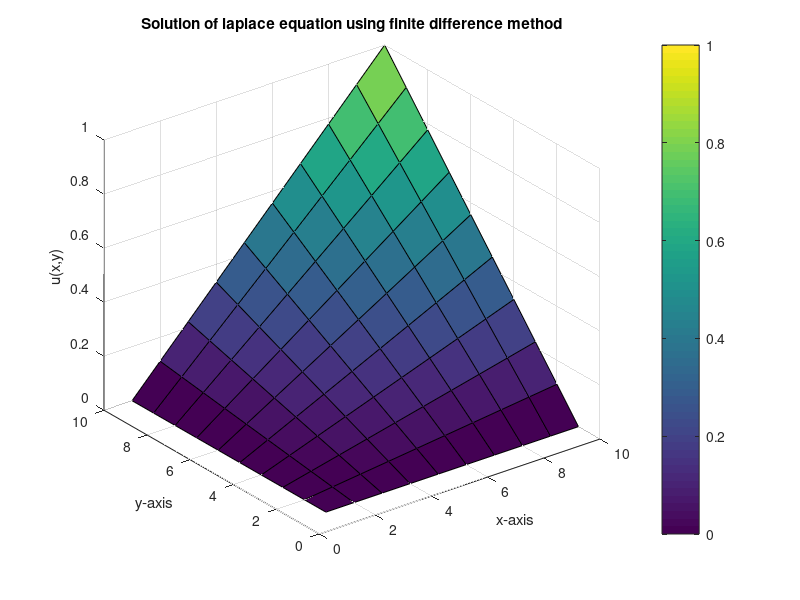
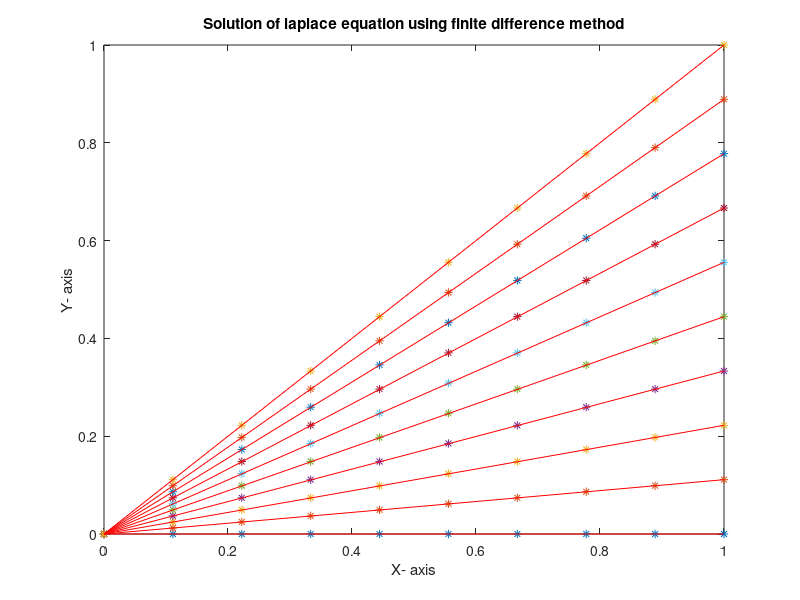

The MATLAB script that drew these images, in order:
    % Approximate the solution of the Laplace equation
    %
    % d^2u/dx^2 + d^2u/dy^2 = 0,   0 < x < 1,  0 < y < 1
    %
    % subject to the conditions
    % u(x,0) = 0     and   u(x,1) = x,   0 <= x <= 1
    % u(0,y) = 0     and   u(1,y) = y,   0 <= y <= 1
    %
    % using the finite difference algorithm, and compare the result to the
    % actual solution
    % u(x,y) = x*y

    function laplace2
    clc
    clf
    clear all
    a=0;
    b=1;
    c=0;
    d=1;
    n=10;
    m=10;
    u=zeros(n,m);
    x=linspace(a,b,n);
    y=linspace(c,d,m);
    for i=1:m
        u(i,1)=0;
        u(i,n)=x(i);
    end
    for j=2:n
        u(1,j)=0;
        u(m,j)=y(j);
    end
    for i=1:m
        for j=1:n
            t(i,j)=0.0001;
        end
    end
    for k=1:1000
        temp1=u';
        for i=2:n-1
            for j=2:m-1
                u(i,j)=(u(i+1,j)+u(i-1,j)+u(i,j+1)+u(i,j-1))/4;
            end
        end
        temp2=u';
        if (abs(temp1-temp2)) <t
            u'
            k
            break;
        end
    end
    figure(1)
    surfc(u);
    colorbar
    grid on
    xlabel('x-axis');
    ylabel('y-axis');
    zlabel('u(x,y)');
    title('Solution of laplace equation using finite difference method')
    figure(2)
    for i=1:n
        for j=1:m
            z(i,j)=f(x(i),y(j));
        end
    end
    figure(2)
    plot(x,z,'*')
    hold on
    plot(x,u,'r')
    xlabel('X- axis')
    ylabel('Y- axis')
    title('Solution of laplace equation using finite difference method')
    function z1=f(x,y)
    z1=x*y;
